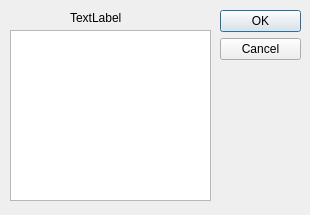
<?xml version="1.0" encoding="UTF-8"?>
<ui version="4.0">
 <class>TxtListSetDialog</class>
 <widget class="QDialog" name="TxtListSetDialog">
  <property name="geometry">
   <rect>
    <x>0</x>
    <y>0</y>
    <width>310</width>
    <height>215</height>
   </rect>
  </property>
  <property name="windowTitle">
   <string>Dialog</string>
  </property>
  <widget class="QDialogButtonBox" name="buttonBox">
   <property name="geometry">
    <rect>
     <x>220</x>
     <y>10</y>
     <width>81</width>
     <height>71</height>
    </rect>
   </property>
   <property name="orientation">
    <enum>Qt::Vertical</enum>
   </property>
   <property name="standardButtons">
    <set>QDialogButtonBox::Cancel|QDialogButtonBox::Ok</set>
   </property>
  </widget>
  <widget class="QLabel" name="label">
   <property name="geometry">
    <rect>
     <x>70</x>
     <y>10</y>
     <width>58</width>
     <height>16</height>
    </rect>
   </property>
   <property name="text">
    <string>TextLabel</string>
   </property>
  </widget>
  <widget class="QListWidget" name="listWidget">
   <property name="geometry">
    <rect>
     <x>10</x>
     <y>30</y>
     <width>201</width>
     <height>171</height>
    </rect>
   </property>
   <property name="editTriggers">
    <set>QAbstractItemView::DoubleClicked</set>
   </property>
   <property name="dragEnabled">
    <bool>true</bool>
   </property>
   <property name="dragDropMode">
    <enum>QAbstractItemView::DragDrop</enum>
   </property>
   <property name="defaultDropAction">
    <enum>Qt::MoveAction</enum>
   </property>
   <property name="selectionMode">
    <enum>QAbstractItemView::SingleSelection</enum>
   </property>
  </widget>
 </widget>
 <resources/>
 <connections>
  <connection>
   <sender>buttonBox</sender>
   <signal>accepted()</signal>
   <receiver>TxtListSetDialog</receiver>
   <slot>accept()</slot>
   <hints>
    <hint type="sourcelabel">
     <x>248</x>
     <y>254</y>
    </hint>
    <hint type="destinationlabel">
     <x>157</x>
     <y>274</y>
    </hint>
   </hints>
  </connection>
  <connection>
   <sender>buttonBox</sender>
   <signal>rejected()</signal>
   <receiver>TxtListSetDialog</receiver>
   <slot>reject()</slot>
   <hints>
    <hint type="sourcelabel">
     <x>316</x>
     <y>260</y>
    </hint>
    <hint type="destinationlabel">
     <x>286</x>
     <y>274</y>
    </hint>
   </hints>
  </connection>
 </connections>
</ui>
